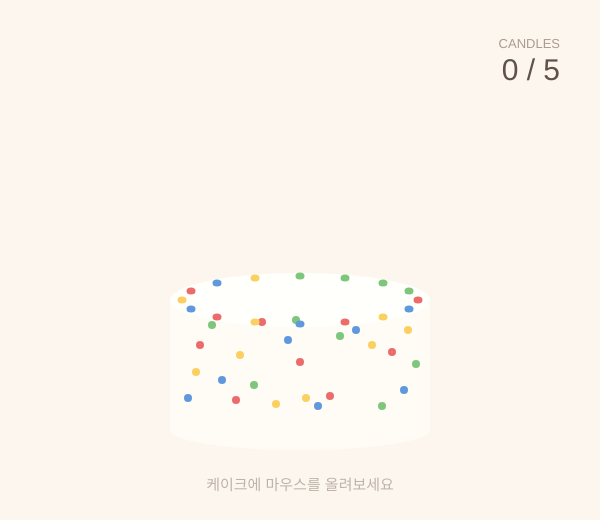
Frame 1 (no input)
Frame 60 (no input): identical to frame 1, image omitted
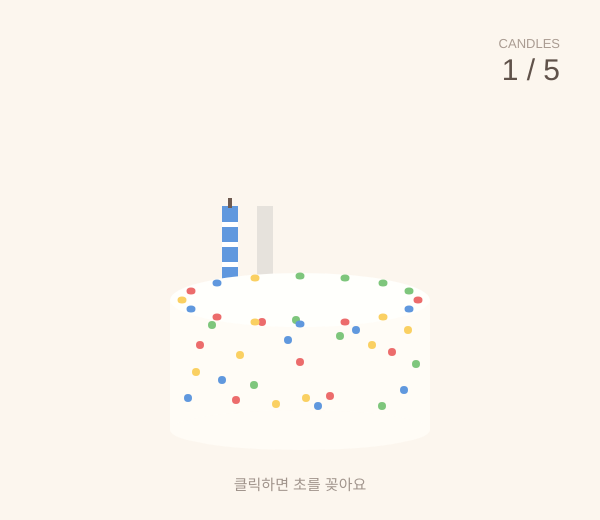
Frame 120 (the mouse pressed at the canvas centre since frame 60)

The p5.js sketch that drew these frames (run headless with seeded random() and noise() and a simulated clock; from frame 60 on, the mouse is pressed at the canvas centre):

// p5.js sketch
// ── sketch.js
let candles = 0;   // 꽂은 초의 개수 0~5
let out = 0;       // 꺼진 촛불의 개수 0~5
let wind = 0;      // 입김의 세기
let confY = 0;     // 색종이의 높이
let confV = 0;     // 색종이의 속도

function setup() {
  createCanvas(600, 520);
}

function draw() {
  background(252, 246, 238);

  noStroke();

  let over = mouseX > 160 && mouseX < 440 && mouseY > 180 && mouseY < 450;

  if (over && candles < 5) {
    fill(230, 226, 220);
    if (candles == 0) {
      rect(222, 206, 16, 90);
    } else if (candles == 1) {
      rect(257, 206, 16, 90);
    } else if (candles == 2) {
      rect(292, 206, 16, 90);
    } else if (candles == 3) {
      rect(327, 206, 16, 90);
    } else {
      rect(362, 206, 16, 90);
    }
  }

  // 1번 초 (파랑)
  if (candles >= 1) {
    fill(96, 152, 222);
    rect(222, 206, 16, 90);
    fill(255, 255, 255);
    rect(222, 222, 16, 5);
    rect(222, 242, 16, 5);
    rect(222, 262, 16, 5);
    fill(110, 90, 80);
    rect(228, 198, 4, 10);
  }
  // 2번 초 (노랑)
  if (candles >= 2) {
    fill(250, 208, 98);
    rect(257, 206, 16, 90);
    fill(255, 255, 255);
    rect(257, 222, 16, 5);
    rect(257, 242, 16, 5);
    rect(257, 262, 16, 5);
    fill(110, 90, 80);
    rect(263, 198, 4, 10);
  }
  // 3번 초 (빨강)
  if (candles >= 3) {
    fill(236, 110, 110);
    rect(292, 206, 16, 90);
    fill(255, 255, 255);
    rect(292, 222, 16, 5);
    rect(292, 242, 16, 5);
    rect(292, 262, 16, 5);
    fill(110, 90, 80);
    rect(298, 198, 4, 10);
  }
  // 4번 초 (노랑)
  if (candles >= 4) {
    fill(250, 208, 98);
    rect(327, 206, 16, 90);
    fill(255, 255, 255);
    rect(327, 222, 16, 5);
    rect(327, 242, 16, 5);
    rect(327, 262, 16, 5);
    fill(110, 90, 80);
    rect(333, 198, 4, 10);
  }
  // 5번 초 (파랑)
  if (candles >= 5) {
    fill(96, 152, 222);
    rect(362, 206, 16, 90);
    fill(255, 255, 255);
    rect(362, 222, 16, 5);
    rect(362, 242, 16, 5);
    rect(362, 262, 16, 5);
    fill(110, 90, 80);
    rect(368, 198, 4, 10);
  }

  // 마우스를 올리면 불꽃이 좌우로 흔들린다
  let flameX = 0;
  if (over && candles == 5 && out < 5) {
    if (frameCount % 20 < 10) {
      flameX = 4;
    } else {
      flameX = -4;
    }
  }

  // 입김이 쌓일수록 불꽃이 옆으로 눕고 작아진다
  let lean = flameX + wind * 0.2;
  let fw = 14 + wind * 0.07;
  let fh = 24 - wind * 0.13;
  let fy = 190 + wind * 0.07;
  let iw = 7 + wind * 0.02;
  let ih = 13 - wind * 0.07;

  if (candles == 5) {
    if (out < 1) {
      fill(248, 150, 60);
      ellipse(230 + lean, fy, fw, fh);
      fill(255, 226, 120);
      ellipse(230 + lean, fy + 3, iw, ih);
    }
    if (out < 2) {
      fill(248, 150, 60);
      ellipse(265 + lean, fy, fw, fh);
      fill(255, 226, 120);
      ellipse(265 + lean, fy + 3, iw, ih);
    }
    if (out < 3) {
      fill(248, 150, 60);
      ellipse(300 + lean, fy, fw, fh);
      fill(255, 226, 120);
      ellipse(300 + lean, fy + 3, iw, ih);
    }
    if (out < 4) {
      fill(248, 150, 60);
      ellipse(335 + lean, fy, fw, fh);
      fill(255, 226, 120);
      ellipse(335 + lean, fy + 3, iw, ih);
    }
    if (out < 5) {
      fill(248, 150, 60);
      ellipse(370 + lean, fy, fw, fh);
      fill(255, 226, 120);
      ellipse(370 + lean, fy + 3, iw, ih);
    }
  }

  fill(200, 198, 196, 150);
  if (out >= 1) {
    ellipse(230, 180, 9, 9);
    ellipse(234, 164, 7, 7);
  }
  if (out >= 2) {
    ellipse(265, 180, 9, 9);
    ellipse(269, 164, 7, 7);
  }
  if (out >= 3) {
    ellipse(300, 180, 9, 9);
    ellipse(304, 164, 7, 7);
  }
  if (out >= 4) {
    ellipse(335, 180, 9, 9);
    ellipse(339, 164, 7, 7);
  }
  if (out >= 5) {
    ellipse(370, 180, 9, 9);
    ellipse(374, 164, 7, 7);
  }

  // 케이크 몸통
  fill(255, 252, 246);
  rect(170, 300, 260, 130);
  ellipse(300, 430, 260, 40);
  fill(255, 255, 252);
  ellipse(300, 300, 260, 54);

  // 옆면 스프링클
  fill(236, 108, 108);
  ellipse(200, 345, 8, 8);
  ellipse(262, 322, 8, 8);
  ellipse(330, 396, 8, 8);
  ellipse(392, 352, 8, 8);
  ellipse(236, 400, 8, 8);
  ellipse(300, 362, 8, 8);

  fill(96, 152, 222);
  ellipse(222, 380, 8, 8);
  ellipse(288, 340, 8, 8);
  ellipse(356, 330, 8, 8);
  ellipse(404, 390, 8, 8);
  ellipse(188, 398, 8, 8);
  ellipse(318, 406, 8, 8);

  fill(250, 208, 98);
  ellipse(240, 355, 8, 8);
  ellipse(306, 398, 8, 8);
  ellipse(372, 345, 8, 8);
  ellipse(408, 330, 8, 8);
  ellipse(196, 372, 8, 8);
  ellipse(276, 404, 8, 8);

  fill(126, 198, 124);
  ellipse(212, 325, 8, 8);
  ellipse(254, 385, 8, 8);
  ellipse(340, 336, 8, 8);
  ellipse(382, 406, 8, 8);
  ellipse(416, 364, 8, 8);
  ellipse(296, 320, 8, 8);

  // 9. 윗면 가장자리 스프링클 띠
  fill(236, 108, 108);
  ellipse(418, 300, 9, 7);
  ellipse(345, 322, 9, 7);
  ellipse(217, 317, 9, 7);
  ellipse(191, 291, 9, 7);

  fill(96, 152, 222);
  ellipse(409, 309, 9, 7);
  ellipse(300, 324, 9, 7);
  ellipse(191, 309, 9, 7);
  ellipse(217, 283, 9, 7);

  fill(250, 208, 98);
  ellipse(383, 317, 9, 7);
  ellipse(255, 322, 9, 7);
  ellipse(182, 300, 9, 7);
  ellipse(255, 278, 9, 7);

  fill(126, 198, 124);
  ellipse(300, 276, 9, 7);
  ellipse(345, 278, 9, 7);
  ellipse(383, 283, 9, 7);
  ellipse(409, 291, 9, 7);

  // 다 껐을 때 떨어지는 색종이
  if (candles == 5 && out == 5) {
    fill(248, 150, 170);
    ellipse(120, confY - 150, 15, 15);
    ellipse(470, confY - 40, 13, 13);
    fill(250, 208, 98);
    ellipse(180, confY - 90, 12, 12);
    ellipse(508, confY + 40, 14, 14);
    fill(126, 198, 124);
    ellipse(80, confY + 20, 11, 11);
    ellipse(420, confY + 90, 12, 12);
    fill(96, 152, 222);
    ellipse(250, confY - 190, 12, 12);
    ellipse(360, confY + 130, 13, 13);
  }


  textAlign(RIGHT, CENTER);
  fill(170, 156, 146);
  textSize(13);
  text("CANDLES", 560, 44);
  fill(96, 82, 74);
  textSize(30);
  text(candles + " / 5", 560, 72);


  textAlign(CENTER, CENTER);
  if (candles == 5 && out == 5) {
    fill(236, 130, 140);
    textSize(32);
    text("생일 축하해!", 300, 120);
  }


  textSize(15);
  if (candles == 5 && out == 5) {
    fill(160, 148, 140);
    text("아무 키나 누르면 새 케이크", 300, 486);
  } else if (candles == 5) {
    fill(160, 148, 140);
    text("좌우로 움직여 촛불을 불어서 꺼요", 300, 486);
  } else if (over) {
    fill(160, 148, 140);
    text("클릭하면 초를 꽂아요", 300, 486);
  } else {
    fill(190, 178, 170);
    text("케이크에 마우스를 올려보세요", 300, 486);
  }



  let move = mouseX - pmouseX;
  if (move < 0) {
    move = move * -1;
  }
  if (over && candles == 5 && out < 5) {
    wind = wind + move * 0.18;
  }
  wind = wind * 0.95;

  if (wind >= 100 && out < 5) {
    out = out + 1;
    wind = 0;
  }
  wind = constrain(wind, 0, 100);


  if (candles == 5 && out == 5) {
    confY = confY + confV;
    confV = confV + 0.06;
    if (confY > 620) {
      confY = 0;
      confV = 0;
    }
  }
}

function mousePressed() {
  let over = mouseX > 160 && mouseX < 440 && mouseY > 180 && mouseY < 450;
  if (over && candles < 5) {
    candles = candles + 1;
  }
}

// 키보드를 누르면 초기화
function keyPressed() {
  candles = 0;
  out = 0;
  wind = 0;
  confY = 0;
  confV = 0;
}
